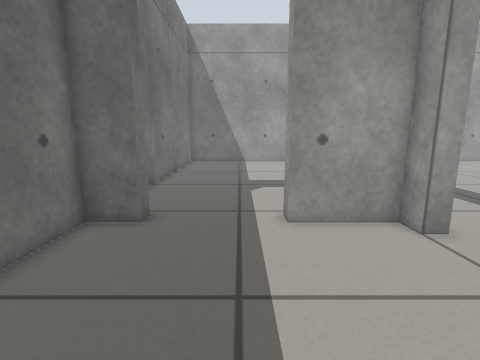
view 1 (above)

19 first-person views from a walk through a robot-simulator world made for Gazebo. The camera is 0.54 m above the floor, tilts 10° down and sees 85° across. The floor is counted in squares, 0.2 m on a side. Each view is taken from the middle of a square. On the plan, view 1 faces up. The plan holds only what a view shows up to about 18 squares ahead; the rest is blank.

view 2
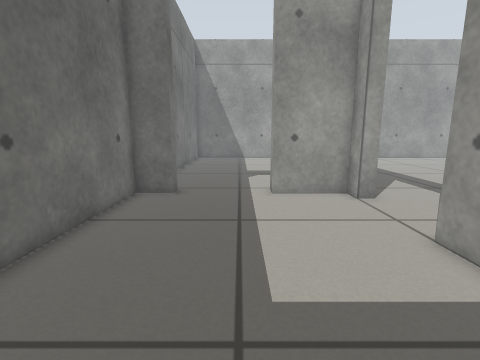

view 3
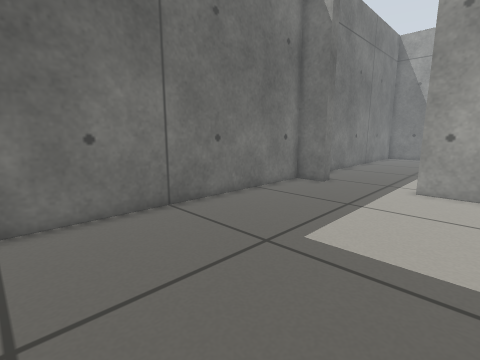

view 4
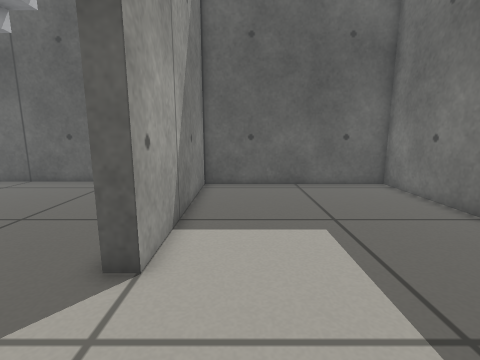

view 5
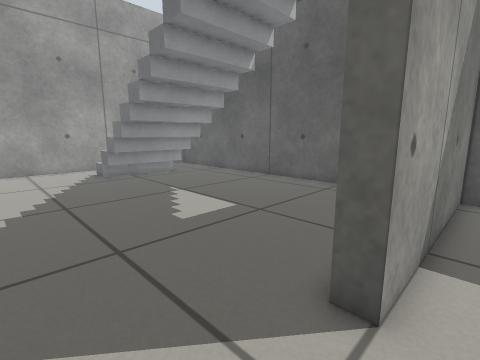

view 6
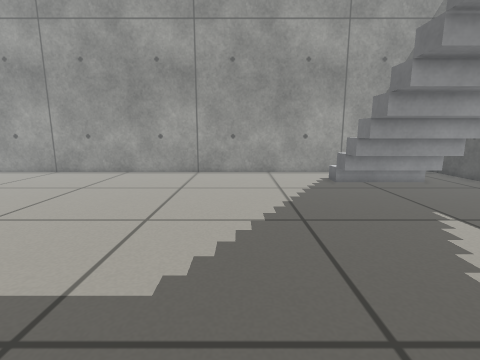

view 7
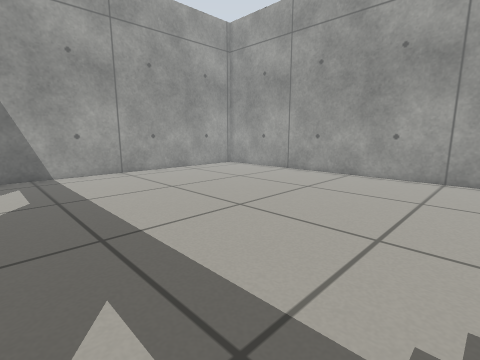

view 8
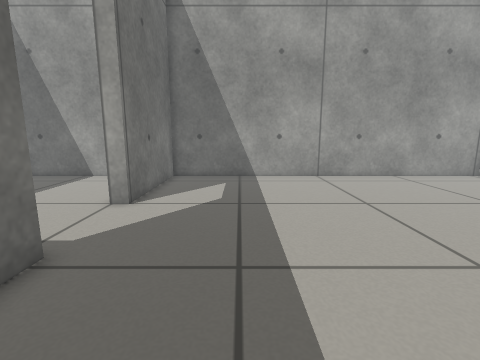

view 9
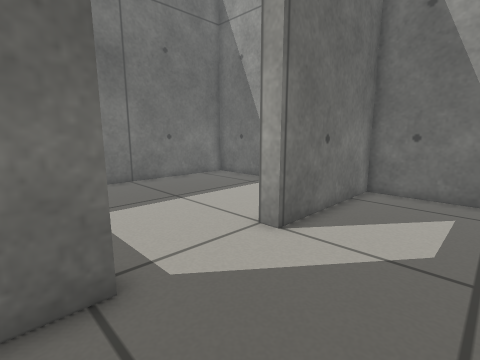

view 10
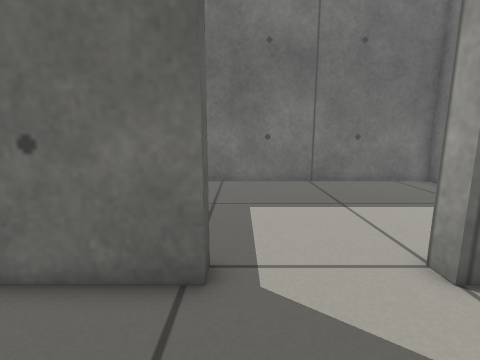

view 11
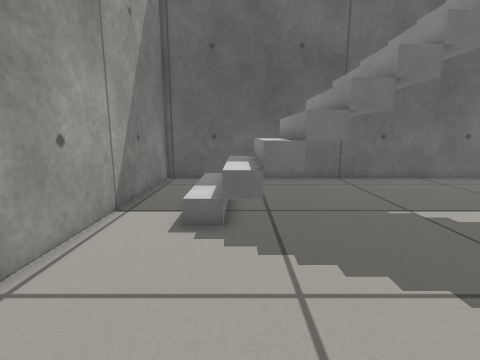

view 12
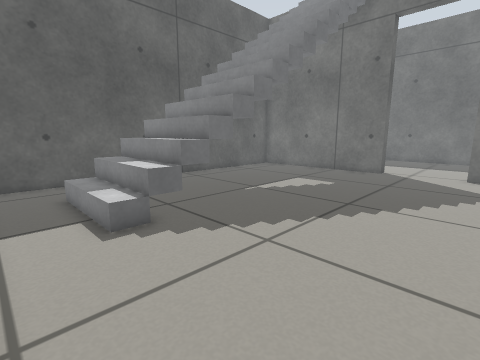

view 13
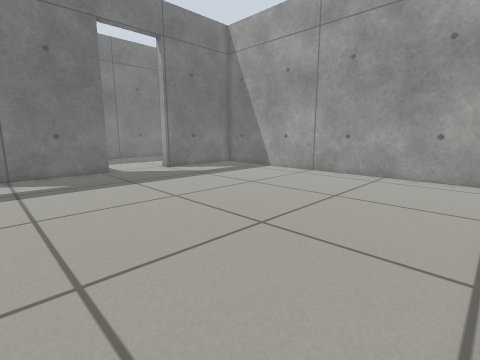

view 14
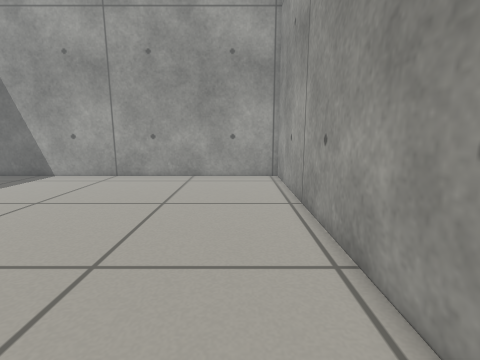

view 15
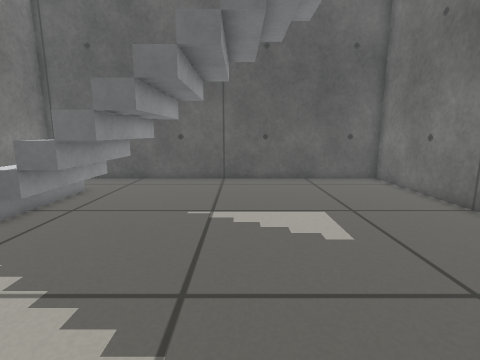

view 16
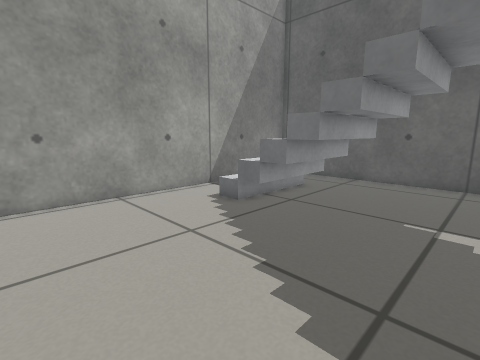

view 17
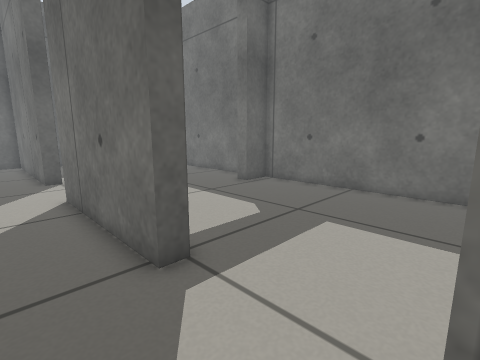

view 18
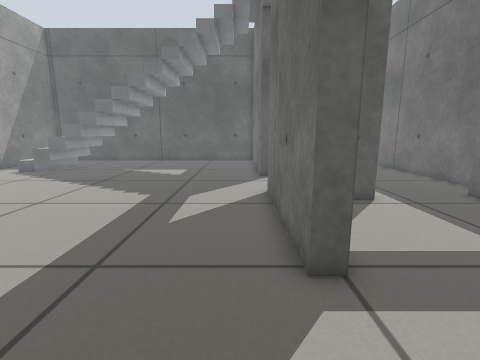

view 19
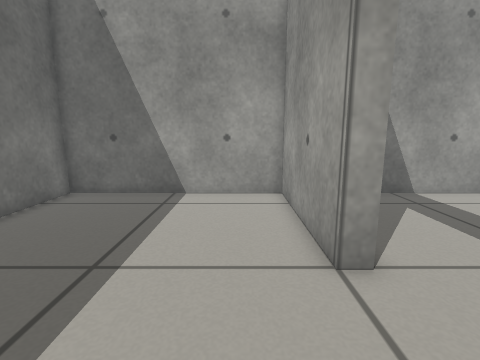

### Floor plan
Points are (right, up) in squares from view 1. A wall is a line through its corners. A room is listed if a view was taken in it or the views show most of it. See-through windows are left out.
Room 1 (views 1, 2, 3, 4, 5)
walls: (4.9, 0.5) (4.9, 2.3); (-3, 7.8) (-4.8, 7.8) (-4.8, -7) (4.9, -7) (4.9, -3.4); (4.9, 6.8) (4.9, 7.8) (1.5, 7.8)
ways out: open door at (5.5, 4.5) to room 2; open door at (-1, 8) to room 3
Room 2 (views 6, 7, 8, 9, 10, 11, 12, 13, 14, 15, 16, 17, 18)
walls: (5.7, 14.4) (5.7, 6.8); (5.7, 2.3) (5.7, 0.6); (5.7, -3.4) (5.7, -7.7) (25.4, -7.7) (25.4, 25.8) (5.7, 25.8) (5.7, 18.9)
ways out: open door at (5.5, 4.5) to room 1; open door at (5.5, 16.5) to room 3
objects: grey box (16, -4) to (17, 0); grey box (18, -4) to (18, 0); grey box (19, -4) to (19, 0); grey box (20, -4) to (20, 0); grey box (21, -4) to (21, 0); grey box (22, -4) to (22, 0)
Room 3 (view 19)
walls: (4.9, 18.9) (4.9, 25.8) (-4.8, 25.8) (-4.8, 8.5) (-3, 8.5); (1.5, 8.5) (2.4, 8.5)
ways out: open door at (-1, 8) to room 1; open door at (5.5, 16.5) to room 2

Positions as (right, up) in squares from view 1, and headings:
1: (0, 0), facing up
2: (0, -4), facing up
3: (4, -6), facing up-left
4: (3, 7), facing down
5: (4, 6), facing down-right
6: (7, 6), facing right
7: (8, 7), facing up-right
8: (10, 9), facing up
9: (10, 13), facing up-left
10: (10, 15), facing left
11: (21, 8), facing down
12: (25, 8), facing down-left
13: (25, 8), facing up-left
14: (23, 9), facing up
15: (14, 8), facing down
16: (14, 8), facing down-right
17: (8, 19), facing down-left
18: (7, 19), facing down
19: (3, 14), facing up
